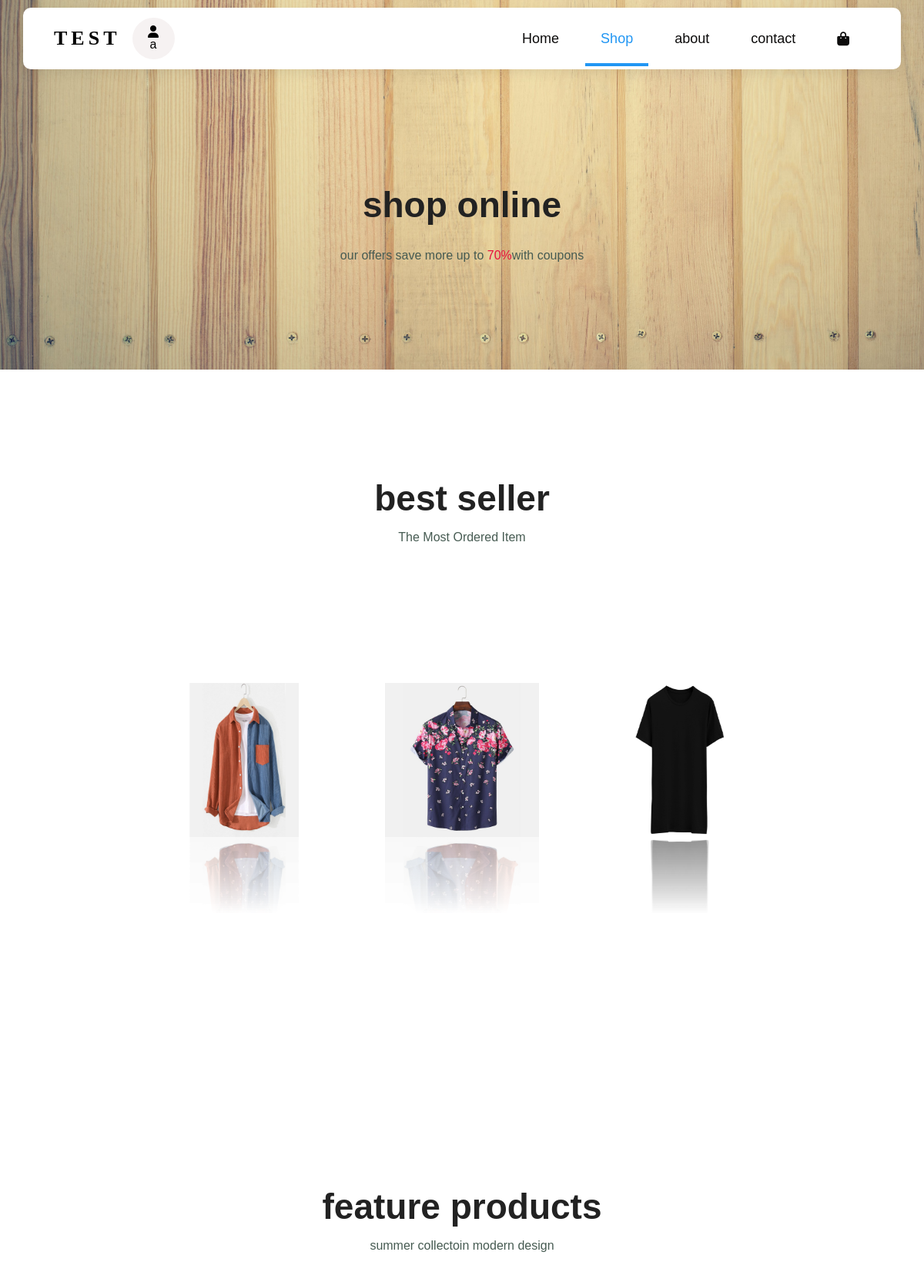
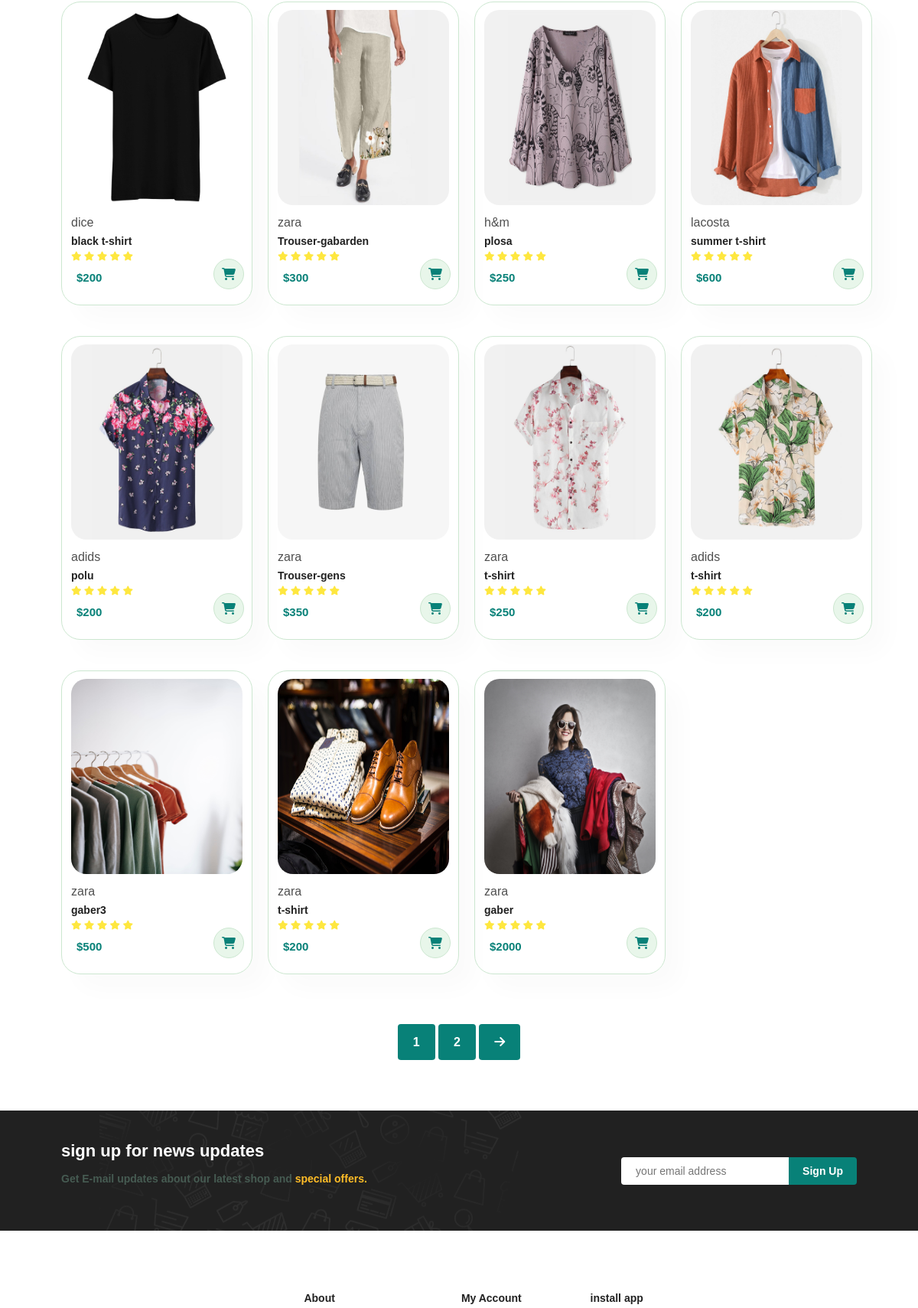
The page /shop.php (signed in, upper part) on the database its author committed (2 pictures, top to bottom).
### tables this page shows
CREATE TABLE `prod` (
  `id` int(11) NOT NULL,
  `prand` varchar(100) NOT NULL,
  `name` varchar(100) NOT NULL,
  `price` int(11) NOT NULL,
  `img` varchar(100) NOT NULL
);

### shop.php (the view, shortened to what this page needs)
<?php
    if(isset($_SESSION['id']) && !empty($_SESSION['id'])) {
    $ID = $_SESSION['id'];
    $name =$_SESSION['name'];
    }
?>
<!DOCTYPE html>
<html lang="en">
<head>
    <link rel="stylesheet" href="css/all.min.css">
</head>
<body>
<section id="header">
      <div class="logo-user">
      <a class="logo" href="#">TEST  </a>
      <div class="user">
      <?php
      if(!empty($ID)){
      echo "<i class='fa-solid fa-user'></i>".substr($name, 0, 1);
      }else{
      echo "<i class='fa-solid fa-user'></i>"."none";
      }
      ?>
      </div>
      </div>
      <div>
      <ul id="navbar">
      <li><a href="index.php">Home</a></li>
      <li><a class="active" href="shop.php">Shop</a></li>
      <li><a href="about.php">about</a></li>
      <li><a href="contact.php">contact</a></li>
      <li id="bag"><a href="cart.php"><i class="fa-solid fa-bag-shopping"></i></a></li>
      </ul>
      </div>
</section>
<section id="landing" >
    <h2>shop online</h2>
    <p>our offers save more up to <span>70%</span>with coupons</p>
</section>
<section id="slide" class="section-p1 section-m1">
  <h2>best seller</h2>
  <p>The Most Ordered Item</p>
  <div class="box">
    <span style="--i:1;"><img src="img/best1.jpg" ></span>
    <span style="--i:3;"><img src="img/best1.jpg"></span>
    <span style="--i:4;"><img src="img/f6.jpg"></span>
    <span style="--i:5;"><img src="img/f5.jpg"></span>
    <span style="--i:7;"><img src="img/f6.jpg"></span>
    <span style="--i:8;"><img src="img/f5.jpg"></span>
  </div>
</section>
<section id="product1" class="section-p1">
      <h2>feature products</h2>
      <p>summer collectoin modern design</p>
      <div class="product-container">
      <?php
      include('config.php');
      $result =mysqli_query ($con,"SELECT * FROM prod");
      while($row =mysqli_fetch_array($result)){
      echo "
      <div class='product'>
      <a href='productofshop.php? id=$row[id]' style='text-decoration: none;''>
      <img src='$row[img]' alt='$row[name]'>
      <div class='info'>
      <span>$row[prand]</span>
      <h5>$row[name]</h5>
      <div class='star'>
      <i class='fas fa-star'></i>
      <i class='fas fa-star'></i>
      <i class='fas fa-star'></i>
      <i class='fas fa-star'></i>
      <i class='fas fa-star'></i>
      </div>
      <h4>$$row[price]</h4>
      </div>
      <div class='shopi'>
      <a href='#'><i class='fa-solid fa-cart-shopping'></i></a>
      </div>
      </a>
      </div>
      ";
      }
      ?>
      </div>
</section>
<section id="pagination" class="section-p1">
    <a href="#" >1</a>
    <a href="#" >2</a>
    <a href="#" ><i class="fa-solid fa-arrow-right"></i></a>
</section>
      <section id="newupdates" class="section-p1 section-m1">
      <div class="newtext">
      <h4>sign up for news updates</h4>
      <p>Get E-mail updates about our latest shop and <span>special offers.</span></p>
      </div>
      <div class="form">
        <input type="text" placeholder="your email address">
      <button class="norm">Sign Up</button>
      </div>
      </section>
<footer class="section-p1 section-m1" >
    <div class="col">
    <a class="logo" href="#">TEST</a>
    </div>
    <div class="col">
    <h4>About</h4>
    </div>
    <div class="col">
    <h4>My Account</h4>
    </div>
    <div class="col install">
    <h4>install app</h4>
    </div>
</footer>
</body>
</html>

### rows shown on the page
prod: img (picture), prand "dice", name "black t-shirt", price "200"
prod: img (picture), prand "zara", name "Trouser-gabarden", price "300"
prod: img (picture), prand "h&m", name "plosa", price "250"
prod: img (picture), prand "lacosta", name "summer t-shirt", price "600"
prod: img (picture), prand "adids", name "polu", price "200"
prod: img (picture), prand "zara", name "Trouser-gens", price "350"
prod: img (picture), prand "zara", name "t-shirt", price "250"
prod: img (picture), prand "adids", name "t-shirt", price "200"
prod: img (picture), prand "zara", name "gaber3", price "500"
prod: img (picture), prand "zara", name "t-shirt", price "200"
prod: img (picture), prand "zara", name "gaber", price "2000"

### other values the page prints
substr($name, 0, 1) "a"
